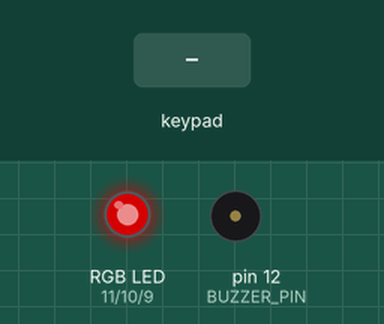
A sketch run on a simulated Arduino Uno, built with avr-gcc and run on an emulated ATmega328P. Shown: an RGB LED mixed from three pins (HIGH = lit), buzzer (waves = sounding). Dashed ring = blinking. The inputs (shaded band) are chosen by the test bench. Dim RGB values are drawn brighter than linear; what the sketch prints to the serial monitor is not drawn.

Above: at 1.2 s.
1.3 s: key '*' pressed
At 2.7 s:
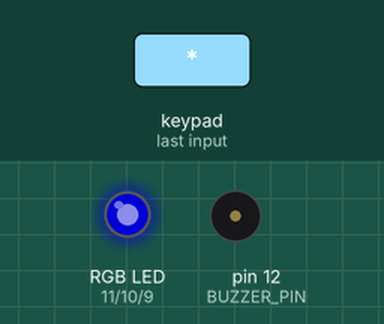
3.0 s: keypad keys 0 0 0 0 pressed 0.4 s apart
At 5.5 s:
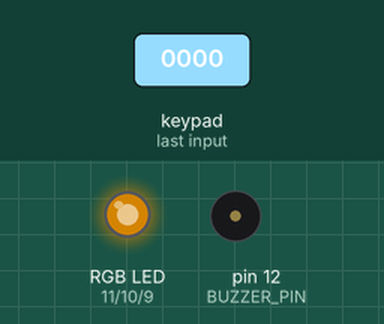
6.4 s: keypad keys 0 0 0 0 # pressed 0.4 s apart
At 8.1 s:
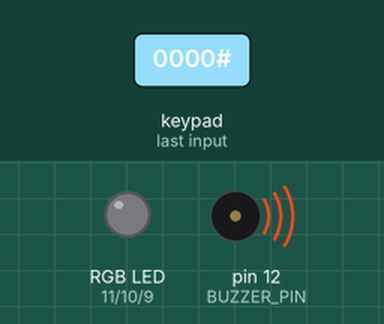
9.9 s: keypad keys 5 4 3 2 pressed 0.4 s apart
At 10.2 s:
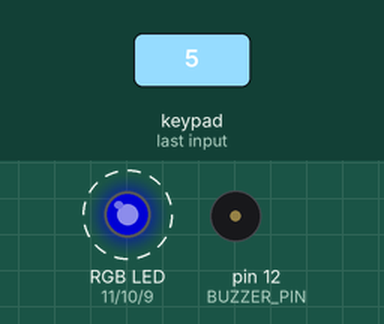
13.3 s: key '#' pressed
At 14.7 s:
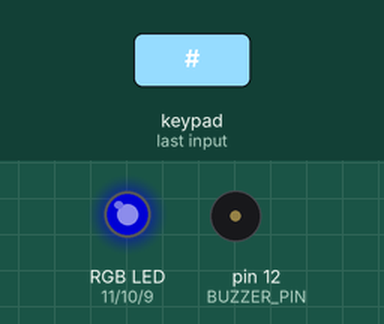
Timing chart, 0 to 16.0 s (numbered marks = the images above; inputs shaded):
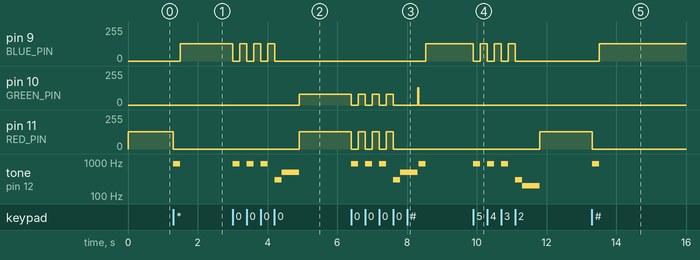

The sketch:

day15.ino
```cpp
/*
 * 30 Days - Lost in Space
 * Day 15 - Advanced Security Panel - Creative Day
 *
 * Learn more at https://learn.inventr.io/adventure
 *
 * Time to enhance our security system, taking it from functional to fabulous.  We'll
 * add in our RGB LED to give us visual feedback and also expand the tones that play
 * to give us audible feedback as you enter your PIN.
 *
 * IMPORTANT NOTE: The wiring for this sketch builds on the Day 13 wiring. But the
 *                 addition of the RGB LED requires us to MOVE some of the Day 13
 *                 wires.  This is because the RGB LED only works when connected to
 *                 pins that support Pulse Width Modulation (PWM).  HERO pins that
 *                 support PWM have a tilde ('~') preceeding their pin numbers.
 *
 *                 If you look at the Day 13 diagrams you see that we used PWM pins
 *                 for the keypad and buzzer, leaving only one available.  Pins 12
 *                 and 13 are still available so we'll move the wires on pins 9 and 10
 *                 (PWM pins) to 12 and 13.
 *
 *                 Pin 13 is also used while the Arduino IDE is uploading sketches, and
 *                 if you connect the buzzer to THAT pin you get noise every time you
 *                 upload a new sketch (try it!).  So the buzzer will now be on pin 12
 *                 and the keypad wire on pin 9 will move to pin 13.
 *
 *                 Because we used constants, we only need to make two small changes
 *                 from the Day 13 sketch instead of hunting down and changing each use.
 *
 * Alex Eschenauer
 * David Schmidt
 * Greg Lyzenga
 */

/*
 * Arduino concepts introduced/documented in this lesson.
 * - complex logic with multiple devices
 *
 * Parts and electronics concepts introduced in this lesson.
 * - Changing wiring when particular pins (PWM) are required for added components.
 * - Tone() and PWM analogWrite() cannot both operate at the same time.
 */

// Explicitly include Arduino.h
#include "Arduino.h"

// Include Keypad library
#include <Keypad.h>

// Our HERO keypad has 4 rows, each with 4 columns.
const byte ROWS = 4;
const byte COLS = 4;

const byte PIN_LENGTH = 4;                           // PIN code is 4 button presses
char password[PIN_LENGTH] = { '0', '0', '0', '0'};  // Initial password is four zeros.

// Define what characters will be returned by each button
const char BUTTONS[ROWS][COLS] = {
  { '1', '2', '3', 'A' },
  { '4', '5', '6', 'B' },
  { '7', '8', '9', 'C' },
  { '*', '0', '#', 'D' }
};

// Define row and column pins connected to the keypad
const byte ROW_PINS[ROWS] = { 5, 4, 3, 2 };
const byte COL_PINS[COLS] = { 6, 7, 8, 13 };  // NOTE wire moved from Day 13's sketch to pin 13

// Create our keypad object from the keypad configuration above
Keypad heroKeypad = Keypad(makeKeymap(BUTTONS), ROW_PINS, COL_PINS, ROWS, COLS);

const byte BUZZER_PIN = 12;  // NOTE that pin 12 drives the buzzer now

const byte RED_PIN = 11;    // PWM pin controlling the red leg of our RGB LED
const byte GREEN_PIN = 10;  // PWM pin ccontrolling the green leg of our RGB LED
const byte BLUE_PIN = 9;    // PWM pin ccontrolling the blue leg of our RGB LED

void setup() {
  pinMode(RED_PIN, OUTPUT);
  pinMode(GREEN_PIN, OUTPUT);
  pinMode(BLUE_PIN, OUTPUT);

  // Since we start out "locked", we initially display a red color.
  displayColor(128, 0, 0);

  Serial.begin(9600);  // Begin monitoring via the serial monitor
  Serial.println("Press * to set new password or # to access the system.");
}

void loop() {
  char button_character = heroKeypad.getKey();  // Wait for a button press and save character

  // The '#' button unlocks our console
  if (button_character == '#') {          // Button to access system
    giveInputFeedback();                  // Short beep with blue light
    bool access_allowed = validatePIN();  // Have user enter PIN to allow access

    if (access_allowed) {
      Serial.println("Welcome, authorized user. You may now begin using the system.");
    } else {
      Serial.println("Access Denied.");
      Serial.println("\nPress * to enter new PIN or # to access the system.");
    }
  }

  // The '*' allows the user to enter a new PIN after entering current PIN for security
  if (button_character == '*') {          // Button to change password
    giveInputFeedback();                  // Short beep with blue light
    bool access_allowed = validatePIN();  // Have user enter PIN to allow access

    if (access_allowed) {
      displayColor(128, 80, 0);  // Display yellow LED while entering a NEW PIN
      Serial.println("Welcome, authorized user. Please Enter a new password: ");

      // Use a for() loop that runs once for each PIN character.  Each character read
      // replaces a character in our original PIN.
      for (int i = 0; i < PIN_LENGTH; i++) {
        password[i] = heroKeypad.waitForKey();  // replace PIN character with new character
        // NOTE: After the LAST button press we will give Success feedback, but up to the
        //       last character we simply give input feedback.  Since Array indices start
        //       at 0, this if() statement will be true for all but the LAST character of
        //       the new PIN.
        if (i < (PIN_LENGTH - 1)) {
          giveInputFeedback();
          displayColor(128, 80, 0);  // override color
        }

        Serial.print("*");
      }

      Serial.println();  // add new line after last asterisk so next message is on next line
      Serial.println("PIN Successfully Changed!");
      giveSuccessFeedback();  // TADA sound and green light for successful PIN change
    } else {
      Serial.println("Access Denied. Cannot change PIN without entering current PIN first.");
      Serial.println("\nPress * to enter new PIN or # to access the system.");
    }
  }
}

// Enter PIN and return false for bad PIN or true for good PIN
bool validatePIN() {
  char attempt[PIN_LENGTH];
  Serial.println("Enter PIN to continue.");

  for (int i = 0; i < PIN_LENGTH; i++) {
    // Store each button press into array
    for (int j = 0; j < PIN_LENGTH; j++) {
      char button_character = heroKeypad.waitForKey();
      attempt[j] = button_character;
      if (j < (PIN_LENGTH - 1)) {
        giveInputFeedback();  // Short beep and blue LED
      }
      Serial.print("*");
    }
    // Debugging
    //Serial.println("Debug");
    //Serial.println(password);
    //Serial.println(attempt);

    for (int j = 0; j < PIN_LENGTH; j++) {
      if (password[j] != attempt[j]) {
        giveErrorFeedback();  // Error sound and red light
        Serial.println();     // start next message on new line
        Serial.print("WRONG PIN: ");
        Serial.println(attempt);
        return false;  // return false and exit function
      }
    }
    giveSuccessFeedback();  // PIN matched - TADA! sound with green LED
    Serial.println();       // add new line after last asterisk so next message is on next line
    Serial.println("Device Successfully Unlocked!");
    return true;

  }
}

// Display a color by providing Red, Green and Blue intensities (0-255)
void displayColor(byte red_intensity, byte green_intensity, byte blue_intensity) {
  analogWrite(RED_PIN, red_intensity);      // Set red LED intensity using PWM
  analogWrite(GREEN_PIN, green_intensity);  // Set green LED intensity using PWM
  analogWrite(BLUE_PIN, blue_intensity);    // Set blue LED intensity using PWM
}

/*
 * NOTE:
 * Both the PWM functions and tone() functions use some of the same HERO hardware
 * for their functions.  If the RGB LED is on while a tone is played it will flicker
 * or diplay other colors.  Because of this, we turn off the LED while a tone is
 * being played and restore it immediately afterwards.
 */

// A recognized button was pressed.  Give short beep and blue LED
void giveInputFeedback() {
  displayColor(0, 0, 0);  // Turn off LED while playing tone
  tone(BUZZER_PIN, 880, 200);
  delay(200);               // Delay while tone is playing because tone() returns immediately
  displayColor(0, 0, 128);  // Restore blue LED
}

// A matching PIN has been entered or a new PIN has been accepted.
// Play TADA! sound and display green LED
void giveSuccessFeedback() {
  displayColor(0, 0, 0);  // Turn off LED while playing tone
  tone(BUZZER_PIN, 300, 200);
  delay(200);  // Delay while tone is playing because tone() returns immediately

  tone(BUZZER_PIN, 500, 500);
  delay(500);  // Delay while tone is playing because tone() returns immediately
  displayColor(0, 128, 0); // Display green LED
}

// Bad PIN entered.  Play descending tone and display red LED
void giveErrorFeedback() {
  displayColor(0, 0, 0);  // Turn off LED while playing tone
  tone(BUZZER_PIN, 300, 200);
  delay(200);  // Delay while tone is playing because tone() returns immediately

  tone(BUZZER_PIN, 200, 500);  // Frequency = 200Hz, Duration = 200ms
  delay(500);  // Delay while tone is playing because tone() returns immediately
  displayColor(128, 0, 0);  // Display red LED
}
```

Measured:
- after the input at 1.3 s, pin 9 (BLUE_PIN): 0/255 → 128/255 after 0.20 s; pin 11 (RED_PIN): 128/255 → 0/255 at once; tone on pin 12 (BUZZER_PIN): silent → 880 Hz at once, → silent 0.20 s later
- after the input at 3.0 s, pin 9 (BLUE_PIN): alternates 128/255 for 0.20 s and 0/255 for 0.20 s, 7 changes in all, then stays 0/255, starting at once; pin 10 (GREEN_PIN): 0/255 → 80/255 after 1.9 s
- after the input at 6.4 s, pin 9 (BLUE_PIN): 0/255 → 128/255 after 2.1 s; pin 10 (GREEN_PIN): 80/255 → 0/255 at once, → 80/255 0.20 s later, → 0/255 0.20 s later, → 80/255 0.20 s later, … (9 changes in this stretch)
- after the input at 9.9 s, pin 9 (BLUE_PIN): alternates 128/255 for 0.20 s and 0/255 for 0.20 s, 7 changes in all, then stays 0/255, starting at once; pin 11 (RED_PIN): 0/255 → 128/255 after 1.9 s; tone on pin 12 (BUZZER_PIN): plays 880 Hz for 0.20 s, 880 Hz for 0.20 s, 880 Hz for 0.20 s, 300 Hz for 0.20 s, 200 Hz for 0.50 s, starting at once
- after the input at 13.3 s, pin 9 (BLUE_PIN): 0/255 → 128/255 after 0.21 s; pin 11 (RED_PIN): 128/255 → 0/255 at once; tone on pin 12 (BUZZER_PIN): silent → 880 Hz at once, → silent 0.20 s later
